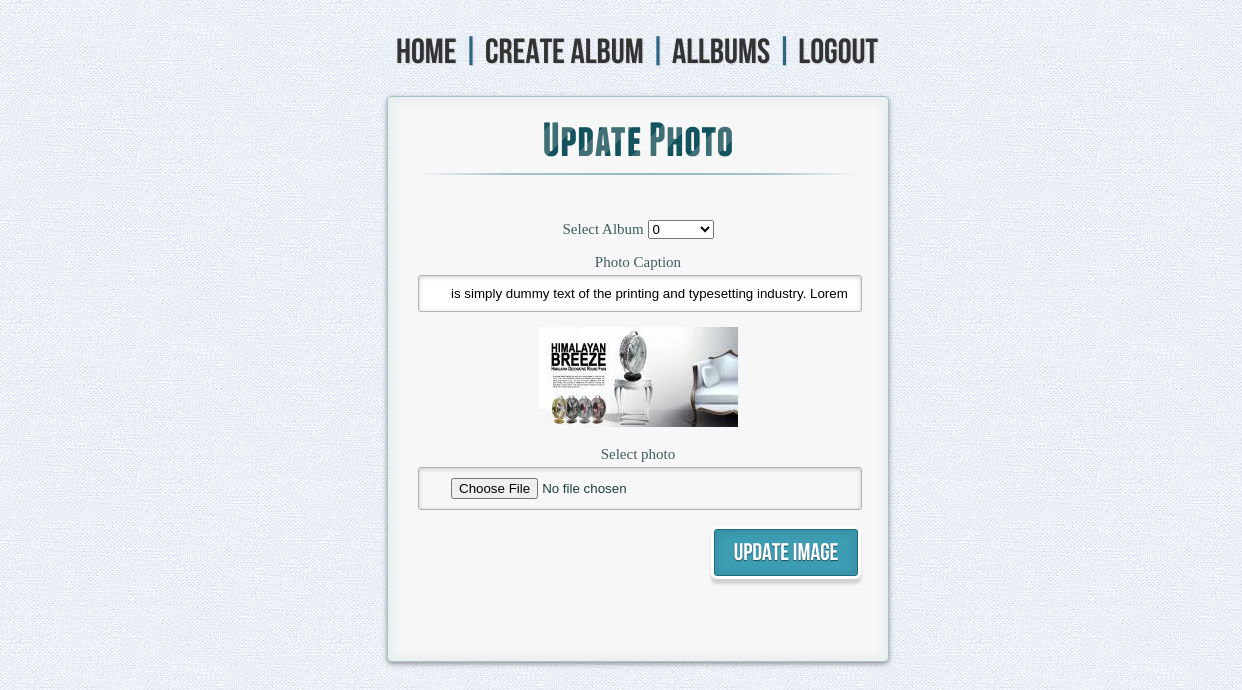
The app's page /edit_photos.php?photoid=27 (signed in) with its own data.
### tables this page shows
CREATE TABLE `photos` (
  `photoID` int(11) NOT NULL,
  `photoLink` varchar(250) NOT NULL,
  `albumID` int(10) NOT NULL,
  `caption` varchar(250) DEFAULT NULL,
  `userID` int(10) NOT NULL,
  `albumthumb` varchar(250) NOT NULL,
  `thumblink` varchar(250) NOT NULL
);

### config.php (called while the page is built, shortened)
<?php
class  myDB
{
    private $servername = "localhost";
    private $dbusername = "root";
    private $dbpassword = "";
    private $dbname = "test";
    public   $conn = "";
    public function __construct()
  {
      $this->conn = new mysqli($this->servername, $this->dbusername, $this->dbpassword, $this->dbname);
  }
  public function getimage($photoid)
  {
  $con = $this->conn;
  $sql = "SELECT * FROM photos WHERE photoID='$photoid'";
  $result = $con->query($sql);
  if ($result->num_rows > 0) {
  return    $row = $result->fetch_assoc();
  } else {
      return  "Photo not exist";
  }
  }
}

### edit_photos.php (the view, shortened to what this page needs)
<?php
include('config.php');
if (isset($_GET['photoid']) && !empty($_GET['photoid'])) {
    $photoid=$_GET['photoid'];
    $newobj= new myDB;
    $row=$newobj->getimage($photoid);
} else {
     header("location: 404.php");
     exit;
 }
?>
  <!DOCTYPE html>
   <html lang="en" class="no-js">
      <head>
          <link rel="stylesheet" type="text/css" href="css/demo.css" />
          <link rel="stylesheet" type="text/css" href="css/style.css" />
  		<link rel="stylesheet" type="text/css" href="css/animate-custom.css" />
      </head>
      <body>
          <div class="container" id="main">
<?php include("header.php"); ?>
              <section>
                      <div class="container_demo">
                      <div id="auth_wrapper">
                          <div id="wrapper">
                          <div id="login" class="animate form">
                          <h1>Update Photo
                           </h1>
                                          <form  action="updatephoto.php" autocomplete="on" method="post" enctype="multipart/form-data">
                                                  <p>
                                                      <label for="album" class="youmail" > Select Album </label>
                                                     <select  name="albumID">
                                                         <option value="<?php echo $row['albumID']?>"><?php echo $row['albumID']?></option>
                                                      </select>
                                                  </p>
                                              <p>
                                                  <label for="photocaption" class="uname">Photo Caption</label>
                                                  <input id="photocaption"  name="caption" required="required" type="text" title="Username must not be blank and contain only letters, numbers and underscores, minimum length 4."   pattern="\w+.{4,}" value="<?php echo  $row["caption"] ?>" />
                                              </p>
                                              <p> <img src="<?php echo $row["thumblink"] ?>" alt="Trolltunga Norway"></p>
                                              <p>
                                                  <label for="photo_link" class="uname"> Select photo</label>
                                                  <input type="file" name="fileToUpload" id="fileToUpload">
                                              </p>
                                                 <p class="signin button">
                                                     <input type="submit" value="Update Image" name="submit">
                                              </p>
                                          </form>
                                       </div>
                                   </div>
                                  </div>
                          </div>
              </section>
    </div>
      </body>
  </html>

### css/demo.css (style rules this page uses)
body,div,dl,dt,dd,ul,ol,li,h1,h2,h3,h4,h5,h6,pre,form,fieldset,input,textarea,p,blockquote,th,td { margin:0; padding:0; }
html,body { margin:0; padding:0; height: 100%; }
fieldset,img { border:0; }
h1,h2,h3,h4,h5,h6 { font-size:100%; font-weight:normal; }
article, aside, details, figcaption, figure, footer, header, hgroup, menu, nav, section { display: block; }
body { font-family: Cambria, Palatino, "Palatino Linotype", "Palatino LT STD", Georgia, serif; background: #fff url(../images/bg.jpg) repeat top left; font-weight: 400; font-size: 15px; color: #1d3c41; overflow-y: scroll; }
.container { width: 100%; height: 100%; position: relative; text-align: center; }

### records on screen
photos: albumID "0", caption "is simply dummy text of the printing and typesetting industry. Lorem", thumblink (picture)
